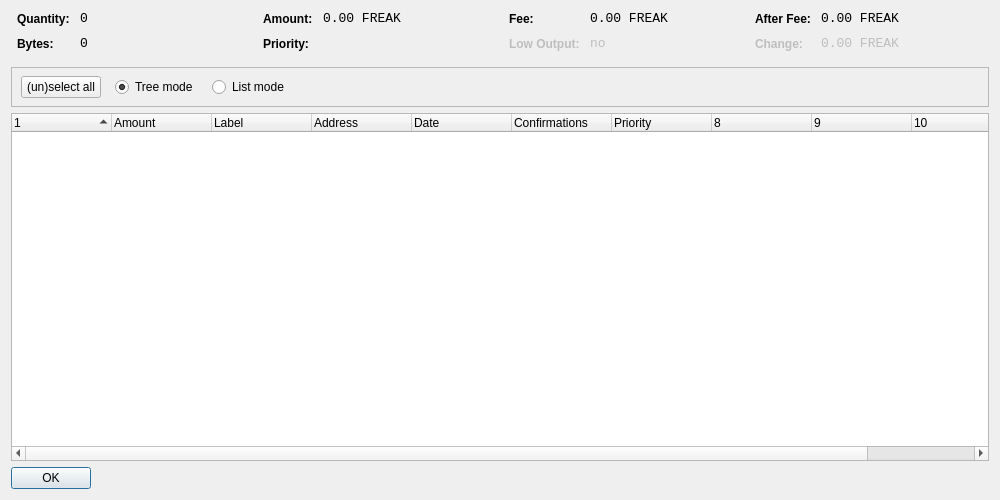
<?xml version="1.0" encoding="UTF-8"?>
<ui version="4.0">
 <class>CoinControlDialog</class>
 <widget class="QDialog" name="CoinControlDialog">
  <property name="geometry">
   <rect>
    <x>0</x>
    <y>0</y>
    <width>1000</width>
    <height>500</height>
   </rect>
  </property>
  <property name="windowTitle">
   <string>Coin Control</string>
  </property>
  <layout class="QVBoxLayout" name="verticalLayout">
   <item>
    <layout class="QHBoxLayout" name="horizontalLayoutTop" stretch="0,0,0,0">
     <property name="topMargin">
      <number>0</number>
     </property>
     <property name="bottomMargin">
      <number>10</number>
     </property>
     <item>
      <layout class="QFormLayout" name="formLayoutCoinControl1">
       <property name="horizontalSpacing">
        <number>10</number>
       </property>
       <property name="verticalSpacing">
        <number>10</number>
       </property>
       <property name="leftMargin">
        <number>6</number>
       </property>
       <property name="rightMargin">
        <number>6</number>
       </property>
       <item row="0" column="0">
        <widget class="QLabel" name="labelCoinControlQuantityText">
         <property name="styleSheet">
          <string notr="true">font-weight:bold;</string>
         </property>
         <property name="text">
          <string>Quantity:</string>
         </property>
        </widget>
       </item>
       <item row="0" column="1">
        <widget class="QLabel" name="labelCoinControlQuantity">
         <property name="font">
          <font>
           <family>Monospace</family>
           <pointsize>10</pointsize>
          </font>
         </property>
         <property name="cursor">
          <cursorShape>IBeamCursor</cursorShape>
         </property>
         <property name="contextMenuPolicy">
          <enum>Qt::ActionsContextMenu</enum>
         </property>
         <property name="text">
          <string notr="true">0</string>
         </property>
         <property name="textInteractionFlags">
          <set>Qt::LinksAccessibleByMouse|Qt::TextSelectableByKeyboard|Qt::TextSelectableByMouse</set>
         </property>
        </widget>
       </item>
       <item row="1" column="0">
        <widget class="QLabel" name="labelCoinControlBytesText">
         <property name="styleSheet">
          <string notr="true">font-weight:bold;</string>
         </property>
         <property name="text">
          <string>Bytes:</string>
         </property>
        </widget>
       </item>
       <item row="1" column="1">
        <widget class="QLabel" name="labelCoinControlBytes">
         <property name="font">
          <font>
           <family>Monospace</family>
           <pointsize>10</pointsize>
          </font>
         </property>
         <property name="cursor">
          <cursorShape>IBeamCursor</cursorShape>
         </property>
         <property name="contextMenuPolicy">
          <enum>Qt::ActionsContextMenu</enum>
         </property>
         <property name="text">
          <string notr="true">0</string>
         </property>
         <property name="textInteractionFlags">
          <set>Qt::LinksAccessibleByMouse|Qt::TextSelectableByKeyboard|Qt::TextSelectableByMouse</set>
         </property>
        </widget>
       </item>
      </layout>
     </item>
     <item>
      <layout class="QFormLayout" name="formLayoutCoinControl2">
       <property name="horizontalSpacing">
        <number>10</number>
       </property>
       <property name="verticalSpacing">
        <number>10</number>
       </property>
       <property name="leftMargin">
        <number>6</number>
       </property>
       <property name="rightMargin">
        <number>6</number>
       </property>
       <item row="0" column="0">
        <widget class="QLabel" name="labelCoinControlAmountText">
         <property name="styleSheet">
          <string notr="true">font-weight:bold;</string>
         </property>
         <property name="text">
          <string>Amount:</string>
         </property>
        </widget>
       </item>
       <item row="0" column="1">
        <widget class="QLabel" name="labelCoinControlAmount">
         <property name="font">
          <font>
           <family>Monospace</family>
           <pointsize>10</pointsize>
          </font>
         </property>
         <property name="cursor">
          <cursorShape>IBeamCursor</cursorShape>
         </property>
         <property name="contextMenuPolicy">
          <enum>Qt::ActionsContextMenu</enum>
         </property>
         <property name="text">
          <string notr="true">0.00 FREAK</string>
         </property>
         <property name="textInteractionFlags">
          <set>Qt::LinksAccessibleByMouse|Qt::TextSelectableByKeyboard|Qt::TextSelectableByMouse</set>
         </property>
        </widget>
       </item>
       <item row="1" column="0">
        <widget class="QLabel" name="labelCoinControlPriorityText">
         <property name="styleSheet">
          <string notr="true">font-weight:bold;</string>
         </property>
         <property name="text">
          <string>Priority:</string>
         </property>
        </widget>
       </item>
       <item row="1" column="1">
        <widget class="QLabel" name="labelCoinControlPriority">
         <property name="font">
          <font>
           <family>Monospace</family>
           <pointsize>10</pointsize>
          </font>
         </property>
         <property name="cursor">
          <cursorShape>IBeamCursor</cursorShape>
         </property>
         <property name="contextMenuPolicy">
          <enum>Qt::ActionsContextMenu</enum>
         </property>
         <property name="text">
          <string/>
         </property>
         <property name="textInteractionFlags">
          <set>Qt::LinksAccessibleByMouse|Qt::TextSelectableByKeyboard|Qt::TextSelectableByMouse</set>
         </property>
        </widget>
       </item>
      </layout>
     </item>
     <item>
      <layout class="QFormLayout" name="formLayoutCoinControl3">
       <property name="horizontalSpacing">
        <number>10</number>
       </property>
       <property name="verticalSpacing">
        <number>10</number>
       </property>
       <property name="leftMargin">
        <number>6</number>
       </property>
       <property name="rightMargin">
        <number>6</number>
       </property>
       <item row="0" column="0">
        <widget class="QLabel" name="labelCoinControlFeeText">
         <property name="styleSheet">
          <string notr="true">font-weight:bold;</string>
         </property>
         <property name="text">
          <string>Fee:</string>
         </property>
        </widget>
       </item>
       <item row="0" column="1">
        <widget class="QLabel" name="labelCoinControlFee">
         <property name="font">
          <font>
           <family>Monospace</family>
           <pointsize>10</pointsize>
          </font>
         </property>
         <property name="cursor">
          <cursorShape>IBeamCursor</cursorShape>
         </property>
         <property name="contextMenuPolicy">
          <enum>Qt::ActionsContextMenu</enum>
         </property>
         <property name="text">
          <string notr="true">0.00 FREAK</string>
         </property>
         <property name="textInteractionFlags">
          <set>Qt::LinksAccessibleByMouse|Qt::TextSelectableByKeyboard|Qt::TextSelectableByMouse</set>
         </property>
        </widget>
       </item>
       <item row="1" column="0">
        <widget class="QLabel" name="labelCoinControlLowOutputText">
         <property name="enabled">
          <bool>false</bool>
         </property>
         <property name="styleSheet">
          <string notr="true">font-weight:bold;</string>
         </property>
         <property name="text">
          <string>Low Output:</string>
         </property>
        </widget>
       </item>
       <item row="1" column="1">
        <widget class="QLabel" name="labelCoinControlLowOutput">
         <property name="enabled">
          <bool>false</bool>
         </property>
         <property name="font">
          <font>
           <family>Monospace</family>
           <pointsize>10</pointsize>
          </font>
         </property>
         <property name="cursor">
          <cursorShape>IBeamCursor</cursorShape>
         </property>
         <property name="contextMenuPolicy">
          <enum>Qt::ActionsContextMenu</enum>
         </property>
         <property name="text">
          <string notr="true">no</string>
         </property>
         <property name="textInteractionFlags">
          <set>Qt::LinksAccessibleByMouse|Qt::TextSelectableByKeyboard|Qt::TextSelectableByMouse</set>
         </property>
        </widget>
       </item>
      </layout>
     </item>
     <item>
      <layout class="QFormLayout" name="formLayoutCoinControl4">
       <property name="horizontalSpacing">
        <number>10</number>
       </property>
       <property name="verticalSpacing">
        <number>10</number>
       </property>
       <property name="leftMargin">
        <number>6</number>
       </property>
       <property name="rightMargin">
        <number>6</number>
       </property>
       <item row="0" column="0">
        <widget class="QLabel" name="labelCoinControlAfterFeeText">
         <property name="styleSheet">
          <string notr="true">font-weight:bold;</string>
         </property>
         <property name="text">
          <string>After Fee:</string>
         </property>
        </widget>
       </item>
       <item row="0" column="1">
        <widget class="QLabel" name="labelCoinControlAfterFee">
         <property name="font">
          <font>
           <family>Monospace</family>
           <pointsize>10</pointsize>
          </font>
         </property>
         <property name="cursor">
          <cursorShape>IBeamCursor</cursorShape>
         </property>
         <property name="contextMenuPolicy">
          <enum>Qt::ActionsContextMenu</enum>
         </property>
         <property name="text">
          <string notr="true">0.00 FREAK</string>
         </property>
         <property name="textInteractionFlags">
          <set>Qt::LinksAccessibleByMouse|Qt::TextSelectableByKeyboard|Qt::TextSelectableByMouse</set>
         </property>
        </widget>
       </item>
       <item row="1" column="0">
        <widget class="QLabel" name="labelCoinControlChangeText">
         <property name="enabled">
          <bool>false</bool>
         </property>
         <property name="styleSheet">
          <string notr="true">font-weight:bold;</string>
         </property>
         <property name="text">
          <string>Change:</string>
         </property>
        </widget>
       </item>
       <item row="1" column="1">
        <widget class="QLabel" name="labelCoinControlChange">
         <property name="enabled">
          <bool>false</bool>
         </property>
         <property name="font">
          <font>
           <family>Monospace</family>
           <pointsize>10</pointsize>
          </font>
         </property>
         <property name="cursor">
          <cursorShape>IBeamCursor</cursorShape>
         </property>
         <property name="contextMenuPolicy">
          <enum>Qt::ActionsContextMenu</enum>
         </property>
         <property name="text">
          <string notr="true">0.00 FREAK</string>
         </property>
         <property name="textInteractionFlags">
          <set>Qt::LinksAccessibleByMouse|Qt::TextSelectableByKeyboard|Qt::TextSelectableByMouse</set>
         </property>
        </widget>
       </item>
      </layout>
     </item>
    </layout>
   </item>
   <item>
    <widget class="QFrame" name="frame">
     <property name="minimumSize">
      <size>
       <width>0</width>
       <height>40</height>
      </size>
     </property>
     <property name="frameShape">
      <enum>QFrame::StyledPanel</enum>
     </property>
     <property name="frameShadow">
      <enum>QFrame::Sunken</enum>
     </property>
     <widget class="QWidget" name="horizontalLayoutWidget">
      <property name="geometry">
       <rect>
        <x>10</x>
        <y>0</y>
        <width>781</width>
        <height>41</height>
       </rect>
      </property>
      <layout class="QHBoxLayout" name="horizontalLayoutPanel" stretch="0,0,0,0,0">
       <property name="spacing">
        <number>14</number>
       </property>
       <item>
        <widget class="QPushButton" name="pushButtonSelectAll">
         <property name="sizePolicy">
          <sizepolicy hsizetype="Maximum" vsizetype="Fixed">
           <horstretch>0</horstretch>
           <verstretch>0</verstretch>
          </sizepolicy>
         </property>
         <property name="text">
          <string>(un)select all</string>
         </property>
        </widget>
       </item>
       <item>
        <widget class="QRadioButton" name="radioTreeMode">
         <property name="sizePolicy">
          <sizepolicy hsizetype="Maximum" vsizetype="Fixed">
           <horstretch>0</horstretch>
           <verstretch>0</verstretch>
          </sizepolicy>
         </property>
         <property name="text">
          <string>Tree mode</string>
         </property>
         <property name="checked">
          <bool>true</bool>
         </property>
        </widget>
       </item>
       <item>
        <widget class="QRadioButton" name="radioListMode">
         <property name="sizePolicy">
          <sizepolicy hsizetype="Maximum" vsizetype="Fixed">
           <horstretch>0</horstretch>
           <verstretch>0</verstretch>
          </sizepolicy>
         </property>
         <property name="text">
          <string>List mode</string>
         </property>
        </widget>
       </item>
       <item>
        <spacer name="horizontalSpacer">
         <property name="orientation">
          <enum>Qt::Horizontal</enum>
         </property>
         <property name="sizeHint" stdset="0">
          <size>
           <width>40</width>
           <height>20</height>
          </size>
         </property>
        </spacer>
       </item>
      </layout>
     </widget>
    </widget>
   </item>
   <item>
    <widget class="CoinControlTreeWidget" name="treeWidget">
     <property name="contextMenuPolicy">
      <enum>Qt::CustomContextMenu</enum>
     </property>
     <property name="sortingEnabled">
      <bool>false</bool>
     </property>
     <property name="columnCount">
      <number>11</number>
     </property>
     <attribute name="headerShowSortIndicator" stdset="0">
      <bool>true</bool>
     </attribute>
     <attribute name="headerStretchLastSection">
      <bool>false</bool>
     </attribute>
     <column>
      <property name="text">
       <string/>
      </property>
     </column>
     <column>
      <property name="text">
       <string>Amount</string>
      </property>
     </column>
     <column>
      <property name="text">
       <string>Label</string>
      </property>
     </column>
     <column>
      <property name="text">
       <string>Address</string>
      </property>
     </column>
     <column>
      <property name="text">
       <string>Date</string>
      </property>
     </column>
     <column>
      <property name="text">
       <string>Confirmations</string>
      </property>
      <property name="toolTip">
       <string>Confirmed</string>
      </property>
     </column>
     <column>
      <property name="text">
       <string>Priority</string>
      </property>
     </column>
     <column>
      <property name="text">
       <string/>
      </property>
     </column>
     <column>
      <property name="text">
       <string/>
      </property>
     </column>
     <column>
      <property name="text">
       <string/>
      </property>
     </column>
     <column>
      <property name="text">
       <string/>
      </property>
     </column>
    </widget>
   </item>
   <item>
    <widget class="QDialogButtonBox" name="buttonBox">
     <property name="sizePolicy">
      <sizepolicy hsizetype="Maximum" vsizetype="Fixed">
       <horstretch>0</horstretch>
       <verstretch>0</verstretch>
      </sizepolicy>
     </property>
     <property name="orientation">
      <enum>Qt::Horizontal</enum>
     </property>
     <property name="standardButtons">
      <set>QDialogButtonBox::Ok</set>
     </property>
    </widget>
   </item>
  </layout>
 </widget>
 <customwidgets>
  <customwidget>
   <class>CoinControlTreeWidget</class>
   <extends>QTreeWidget</extends>
   <header>coincontroltreewidget.h</header>
  </customwidget>
 </customwidgets>
 <resources/>
 <connections/>
</ui>
